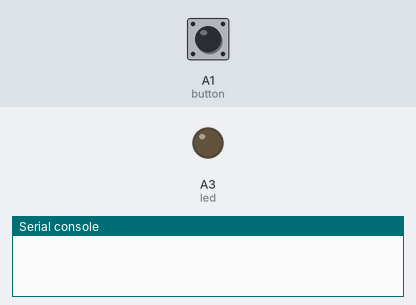
Bench run of a program on a simulated CircuitPython board. Shown: output pins drawn as LEDs (lit = HIGH), the last lines printed to the serial console. Dashed ring = blinking. Inputs (shaded band) come from the test bench; at power-on: A1 (button) LOW.

Above: at 1.2 s.
1.3 s: A1 (button) pulled HIGH for 0.15 s
At 1.8 s:
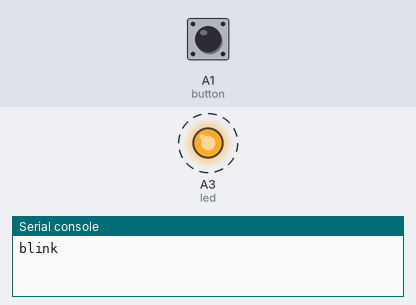
4.4 s: A1 (button) pulled HIGH for 1 s
At 4.8 s:
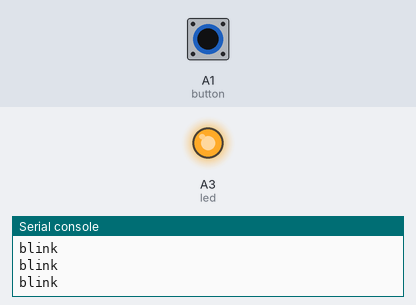
Timing chart, 0 to 7.4 s (numbered marks = the images above; inputs shaded):
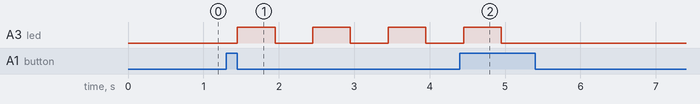

Measured:
- after the input at 1.3 s, A3 (led): alternates HIGH for 0.50 s and LOW for 0.50 s, starting after 0.15 s
- after the input at 4.4 s, A3 (led): goes on until 5.0 s, then stays LOW

The program:

Week02_MonotonicLEDwithTogglePlusSpeedsandTimer.py
```python
# import modules
import board
import time
from digitalio import DigitalInOut, Direction, Pull

# declare objects and variables
led = DigitalInOut(board.A3)
led.direction = Direction.OUTPUT
ledMode = 0

button = DigitalInOut(board.A1)
button.direction = Direction.INPUT
button.pull = Pull.DOWN
buttonPre = False
buttonPressTime = 0

blinkInterval = 0.5
blinkTime = time.monotonic() + blinkInterval

# loop forever
while True:
    # gather inputs

    # see if the button has changed
    if button.value != buttonPre:
        # reset the previous value
        buttonPre = button.value
        if button.value:
            # mark the time when the button is pushed
            buttonPressTime = time.monotonic()
        else:
            if time.monotonic() >= buttonPressTime + 1:
                ledMode = 0
            else:
                ledMode += 1
                if ledMode > 2:
                    ledMode = 0

    # do output based on mode
    if ledMode == 1:
        blinkInterval = 0.5
        # is it time to toggle the led?
        if time.monotonic() >= blinkTime:
            # blink
            print("blink")
            # toggle led value
            led.value = not led.value
            # increment the blinkTime
            blinkTime += blinkInterval
    elif ledMode == 2:
        blinkInterval = 0.1
        # is it time to toggle the led?
        if time.monotonic() >= blinkTime:
            # blink
            print("blink")
            # toggle led value
            led.value = not led.value
            # increment the blinkTime
            blinkTime += blinkInterval
    else:
        led.value = False
        blinkTime = time.monotonic()
```
